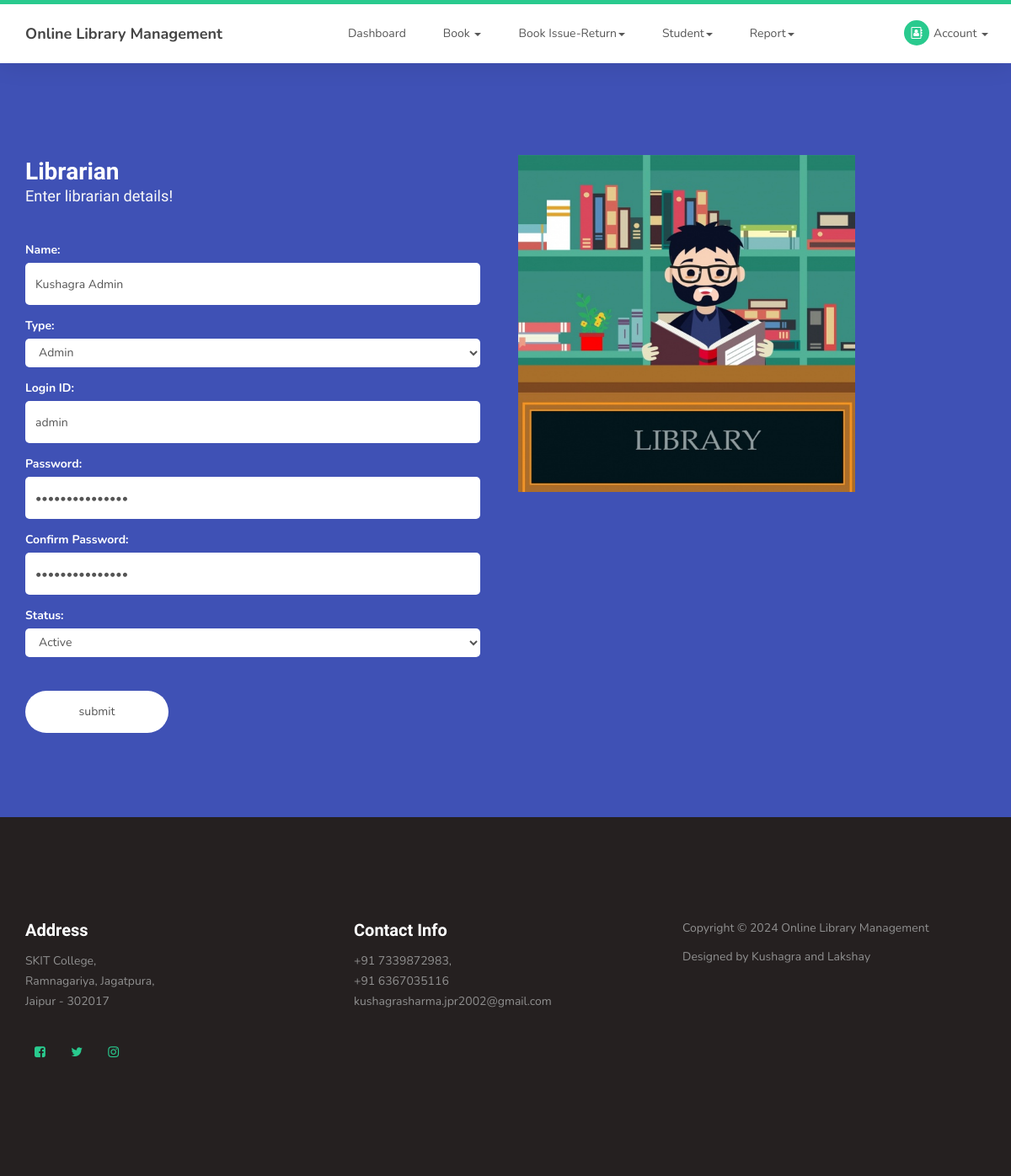
/librarian.php?editid=1 (signed in), run on the app's committed database.
### tables this page shows
CREATE TABLE `librarian` (
  `librarian_id` int(10) NOT NULL,
  `name` varchar(25) NOT NULL,
  `type` varchar(10) NOT NULL,
  `loginid` varchar(25) NOT NULL,
  `password` varchar(100) NOT NULL,
  `status` varchar(10) NOT NULL
);

### librarian.php (the view, shortened to what this page needs)
<?php
include("header.php");
if(isset($_GET['editid']))
{
	$sqledit = "SELECT * FROM librarian WHERE librarian_id='$_GET[editid]'";
	$qsqledit = mysqli_query($con,$sqledit);
	$rsedit = mysqli_fetch_array($qsqledit);
}
?>
     <section id="contact">
          <div class="container">
               <div class="row">
<form id="contact-form" role="form" action="" method="post" enctype="multipart/form-data" onsubmit="return validatedata()" name="frmform">
	<div class="col-md-6 col-sm-12">
			  <div class="section-title">
				   <h2>Librarian<small>Enter librarian details!</small></h2>
			  </div>
			  <div class="col-md-12 col-sm-12">
				<label>Name:<span class="err" id="idnameid"></span></label>
				<input type="text" class="form-control" placeholder="Enter the name" name="name" value="<?php echo $rsedit['name']; ?>">
				<label>Type:<span class="err" id="idtype"></span></label>
				<select name="type"  class="form-control">
					<?php
					$arr = array("Librarian","Admin");
					foreach($arr as $val)
					{
						if($val == $rsedit['type'])
						{
							echo "<option value='$val' selected>$val</option>";
						}
						else
						{
							echo "<option value='$val'>$val</option>";
						}
					}
					?>
				</select>
				<label>Login ID:<span class="err" id="idloginid"></span></label>
				<input type="text" class="form-control" placeholder="Enter the login ID" name="loginid" value="<?php echo $rsedit['loginid']; ?>">
				<label>Password:<span class="err" id="idpassword"></span></label>
				<input type="password" class="form-control" placeholder="Enter the password" name="password"value="<?php echo $rsedit['password']; ?>">
				<label>Confirm Password:<span class="err" id="idcpassword"></span></label>
				<input type="password" class="form-control" placeholder="Enter the password" name="cpassword" value="<?php echo $rsedit['password']; ?>">
				<label>Status:<span class="err" id="idstatus"></span></label>
				<select name="status"  class="form-control">
					<?php
					$arr = array("Active","Inactive");
					foreach($arr as $val)
					{
						if($val == $rsedit['status'])
						{
							echo "<option value='$val' selected>$val</option>";
						}
						else
						{
							echo "<option value='$val'>$val</option>";
						}
					}
					?>
				</select>
			  </div>
			  <div class="col-md-4 col-sm-12">
			  <Br></br>
				   <input type="submit" class="form-control" name="submit" value="submit">
			  </div>
	</div>
	<div class="col-md-6 col-sm-12">
		 <div class="contact-image">
			  <img src="images/libr.jpg" height="400" width="400">
		 </div>
	</div>
</form>
               </div>
          </div>
     </section>
<?php
include("footer.php");
?>

### css/templatemo-style.css (style rules this page uses)
body { background: #ffffff; font-family: 'Nunito', sans-serif; overflow-x: hidden; padding-top: 70px; }
h1,h2,h3,h4,h5,h6 { font-family: 'Muli', sans-serif; font-weight: bold; line-height: inherit; }
h2 { color: #353535; font-size: 2em; padding-bottom: 10px; }
html { -webkit-font-smoothing: antialiased; }
a, input, button, .form-control { -webkit-transition: 0.5s; transition: 0.5s; }
.section-title { padding-bottom: 40px; }
.section-title h2 { margin: 0; }
.section-title small { display: block; }
section { position: relative; padding: 100px 0; }
#contact { background: #3f51b5; }
#contact h2 { color: #ffffff; }
#contact .section-title { padding-bottom: 20px; }
#contact h2 > small, #contact p, #contact a { color: #f9f9f9; }
#contact-form { padding: 1em 0; }
#contact-form .col-md-12, #contact-form .col-md-4 { padding-left: 0; }
#contact-form .form-control { border: 0; border-radius: 5px; box-shadow: none; }
#contact-form input { height: 50px; }
#contact-form label { color: #ffffff; padding-top: 15px; }
#contact-form input[type='submit'] { border-radius: 50px; border: 1px solid transparent; }

### data on the page
librarian: name "Kushagra Admin", type "Admin", loginid "admin", status "Active"
